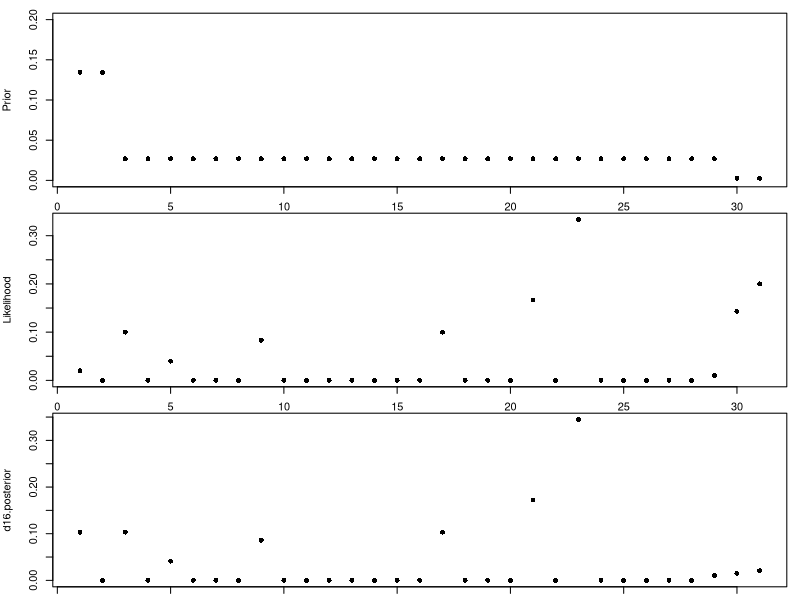

R code for this plot:
# load data
hyps <- read.csv("hypothesis.csv", sep=";")

hyps$expression <- as.character(hyps$expression)

hyps$prior <- hyps$prior.score / sum(hyps$prior.score)

hyps.set <- list()
for (i in 1:nrow(hyps)) {
  items <- eval(parse(text=hyps$expression[i]))
  hyps.set[[i]] <- items
  hyps$size[i] = length(items)
}

isInHypothesis <- function(x) {
  unlist(lapply(hyps.set, function(s){ x %in% s }))
}

# Prior, likelihood and posterior for D = {16}
d16.likelihood <- 1 / hyps$size * isInHypothesis(16)
d16.posterior <- hyps$prior * d16.likelihood
d16.posterior <- d16.posterior / sum(d16.posterior)

par(mfrow=c(3,1), mar=c(1,4,1,1))

plot(hyps$prior, ylab="Prior", ylim=c(0, 0.2), pch=16)
plot(d16.likelihood, ylab="Likelihood", pch=16)
plot(d16.posterior, pch=16)






